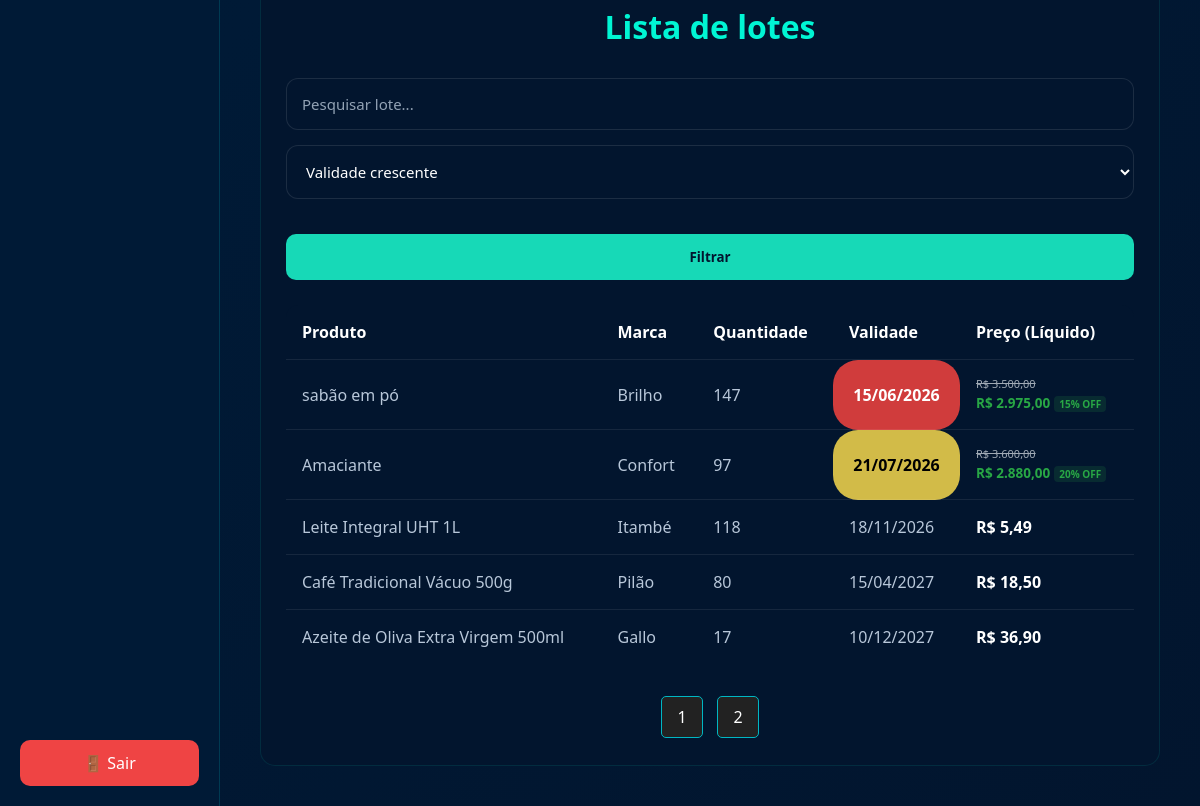
Page /painel_principal/consulta/consulta.php (signed in, lower part) on the earlier database version.
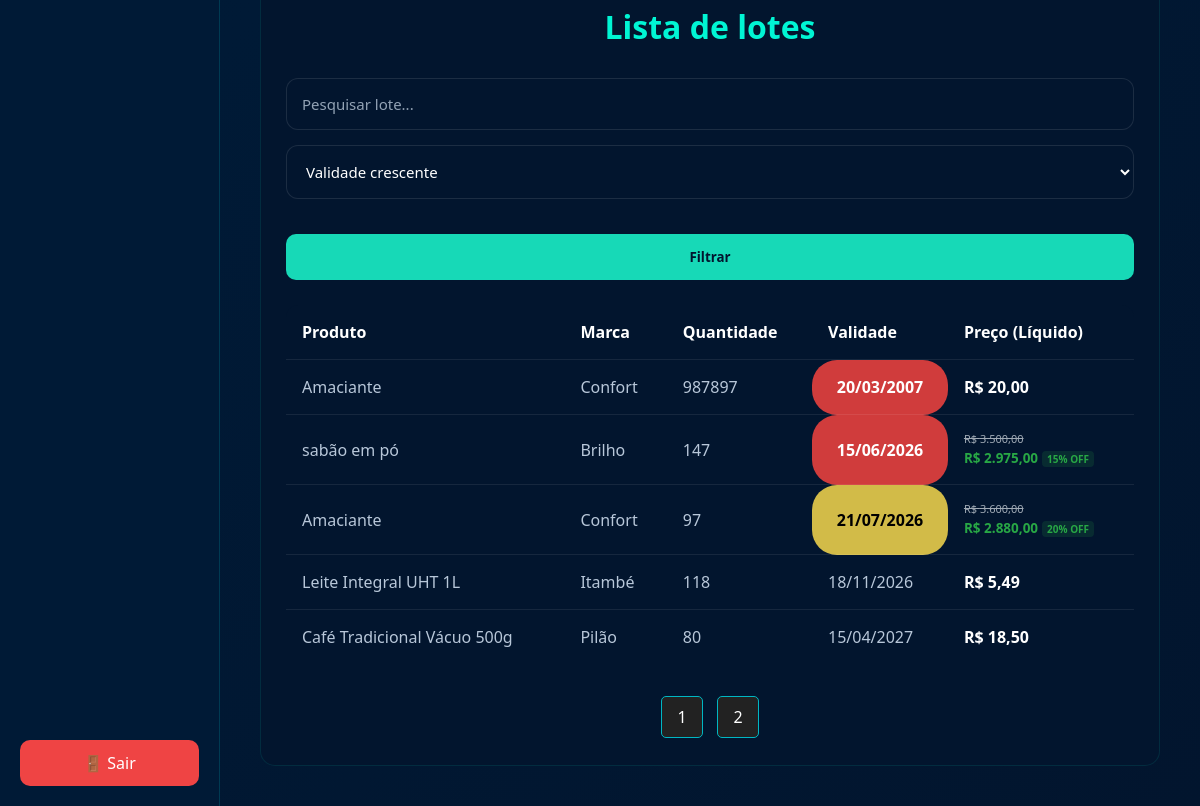
Same page on the later database version.
### tables this page shows
CREATE TABLE `produtoslotes` (
  `idlote` int(11) NOT NULL,
  `idproduto` int(11) NOT NULL,
  `quantidade` int(11) NOT NULL,
  `validade` date DEFAULT NULL,
  `criado_em` datetime DEFAULT CURRENT_TIMESTAMP,
  `criadopor_id` int(11) NOT NULL,
  `criadopor_nome` varchar(255) DEFAULT NULL,
  `idEmpresa` int(11) DEFAULT NULL,
  `numero_lote` varchar(50) NOT NULL,
  `preco_compra` decimal(10,2) NOT NULL DEFAULT '0.00',
  `preco_venda` decimal(10,2) NOT NULL DEFAULT '0.00',
  `desconto` decimal(5,2) NOT NULL DEFAULT '0.00',
  `status_lote` enum('normal','promocao','vencido') NOT NULL DEFAULT 'normal'
);

CREATE TABLE `produtos` (
  `idProduto` int(11) NOT NULL,
  `NomeProduto` varchar(100) NOT NULL,
  `MarcaProduto` varchar(100) NOT NULL,
  `Descricao` varchar(255) DEFAULT NULL,
  `idEmpresa` int(11) NOT NULL,
  `criadopor_nome` varchar(100) DEFAULT NULL,
  `criadoem` datetime DEFAULT CURRENT_TIMESTAMP,
  `criadopor_id` int(11) DEFAULT NULL,
  `preco_padrao_compra` decimal(10,2) NOT NULL DEFAULT '0.00',
  `preco_padrao_venda` decimal(10,2) NOT NULL DEFAULT '0.00',
  `estoque_minimo` int(11) NOT NULL DEFAULT '0'
);

### painel_principal/consulta/consulta_logica.php (the view, shortened to what this page needs)
<?php
include '../../funcoes/conexao.php';
$idEmpresa = $_SESSION['idEmpresa'];
$limite = 5;
?>
<?php
$pesquisa_lote =
isset($_GET['pesquisa_lote'])
? trim($_GET['pesquisa_lote'])
: "";
$ordenar_lotes =
isset($_GET['ordenar_lotes'])
? $_GET['ordenar_lotes']
: "validade_asc";
$pagina_lotes =
isset($_GET['pagina_lotes'])
? (int)$_GET['pagina_lotes']
: 1;
$inicio_lotes =
($pagina_lotes - 1) * $limite;
$where_lotes = "
WHERE produtos.idEmpresa = $idEmpresa
";
$orderByLotes = "produtoslotes.validade ASC";
switch($ordenar_lotes){
    case "validade_asc":
        $orderByLotes = "produtoslotes.validade ASC";
        break;
}
$sql_total_lotes = "
SELECT COUNT(*) AS total
FROM produtoslotes
INNER JOIN produtos
ON produtos.idProduto = produtoslotes.idproduto
$where_lotes
";
$resultado_total_lotes =
$conn->query($sql_total_lotes);
$total_lotes =
$resultado_total_lotes->fetch_assoc()['total'];
$total_paginas_lotes =
ceil($total_lotes / $limite);
$sql_lotes = "
SELECT
    produtos.NomeProduto,
    produtos.MarcaProduto,
    produtoslotes.quantidade,
    produtoslotes.validade,
    produtoslotes.preco_venda,
    produtoslotes.desconto
FROM produtoslotes
INNER JOIN produtos
ON produtos.idProduto = produtoslotes.idproduto
$where_lotes
ORDER BY $orderByLotes
LIMIT $inicio_lotes, $limite
";
$resultado_lotes =
$conn->query($sql_lotes);
?>
<div id="listaLotes">
<form method="GET" action="#listaLotes" class="filtros-form">
<input
type="text"
name="pesquisa_lote"
placeholder="Pesquisar lote..."
value="<?php echo htmlspecialchars($pesquisa_lote); ?>">
<select name="ordenar_lotes">
<option value="validade_asc" <?php if($ordenar_lotes == "validade_asc") echo "selected"; ?>>
Validade crescente
</option>
</select>
<button type="submit">
Filtrar
</button>
</form>
<?php
if($resultado_lotes->num_rows > 0){
    echo "<table>";
    echo "
    <tr>
        <th>Produto</th>
        <th>Marca</th>
        <th>Quantidade</th>
        <th>Validade</th>
        <th>Preço (Líquido)</th>
    </tr>
    ";
    while($lote = $resultado_lotes->fetch_assoc()){
        $classe = "";
        $hoje = new DateTime();
        $data_validade =
        new DateTime($lote['validade']);
        if($data_validade < $hoje){
            $classe = "vermelho-validade";
        }else{
            $dias =
            $hoje->diff($data_validade)->days;
            if($dias <= 0){
                $classe = "vermelho-validade";
            }
            elseif($dias <= 30){
                $classe = "amarelo-validade";
            }
        }
        $preco_original = (float)$lote['preco_venda'];
        $porcentagem_desconto = (float)$lote['desconto'];
        if ($porcentagem_desconto > 0) {
            $preco_calculado = $preco_original - ($preco_original * ($porcentagem_desconto / 100));
            $txt_original = number_format($preco_original, 2, ',', '.');
            $txt_calculado = number_format($preco_calculado, 2, ',', '.');
            $txt_pct = number_format($porcentagem_desconto, 0);
            $exibicao_preco = "<span style='text-decoration: line-through; color: #a0aab5; font-size: 11px; display: block;'>R$ $txt_original</span>";
            $exibicao_preco .= "<span style='color: #28a745; font-weight: bold; font-size: 13.5px;'>R$ $txt_calculado</span>";
            $exibicao_preco .= "<span style='background: rgba(40, 167, 69, 0.15); color: #28a745; padding: 1px 5px; border-radius: 4px; font-size: 10px; font-weight: bold; margin-left: 4px;'>$txt_pct% OFF</span>";
        } else {
            $txt_normal = number_format($preco_original, 2, ',', '.');
            $exibicao_preco = "<span style='font-weight: bold; color: #ffffff;'>R$ $txt_normal</span>";
        }
        echo "<tr>";
        echo "<td>".$lote['NomeProduto']."</td>";
        echo "<td>".$lote['MarcaProduto']."</td>";
        echo "<td>".$lote['quantidade']."</td>";
        echo "<td class='$classe'>".date("d/m/Y", strtotime($lote['validade']))."</td>";
        echo "<td>".$exibicao_preco."</td>";
        echo "</tr>";
    }
    echo "</table>";
    echo "<div class='paginacao'>";
    for($i = 1; $i <= $total_paginas_lotes; $i++){
echo "
<a href='?lista=lotes&pagina_lotes=$i&pesquisa_lote="
. urlencode($pesquisa_lote) .
"&ordenar_lotes=$ordenar_lotes#listaLotes'>
$i
</a>
";
    }
    echo "</div>";
}else{
    echo "<p>Nenhum lote cadastrado.</p>";
}
?>
</div>
<?php
$htmlListaLotes = ob_get_clean();
?>

### painel_principal/consulta/consulta.php (shortened to what this page needs)
<?php
require_once 'consulta_logica.php';
?>
<!DOCTYPE html>
<html lang="pt-br">
<head>
    <link rel="stylesheet"
    href="consulta.css">
</head>
<body>
    <div class="layout">
        <aside class="sidebar">
            <a href="../index.html"
               class="logout">
                🚪 Sair
            </a>
        </aside>
            <main class="main">
                <div class="lista-card">
                    <div class="area-listas">
                        <br>
                        <br>
                        <br>
                        <br>
                        <br>
                        <br>
                        <br>
                        <br>
                        <h1 class="titulo-lista">
                            Lista de lotes</h1>
                        <?= $htmlListaLotes ?>
                    </div>
                </div>
</main>
</div>
</body>
</html>

### painel_principal/consulta/consulta.css (style rules this page uses)
* { margin: 0; padding: 0; box-sizing: border-box; font-family: 'Segoe UI'; }
:root { --bg: #02152E; --sidebar: #001A36; --card: #001A36; --primary: #00F5D4; --secondary: #17D9B7; --border: #00B7C3; --text: #ffffff; --sub: #B8C7D9; }
html, body { height: 100vh !important; max-height: 100vh !important; overflow: hidden !important; margin: 0; padding: 0; }
body { background: linear-gradient( 135deg, #02152E 0%, #001A36 50%, #02152E 100% ); color: var(--text); display: flex; flex-direction: column; }
.layout { display: flex; height: calc(100vh - 70px) !important; width: 100%; overflow: hidden !important; }
.sidebar { width: 220px; background: var(--sidebar); padding: 20px; display: flex; flex-direction: column; justify-content: space-between; border-right: 1px solid rgba(0,183,195,0.2); height: 100% !important; flex-shrink: 0 !important; }
.logout { text-align: center; padding: 12px; background: #ef4444; border-radius: 10px; text-decoration: none; color: white; transition: .3s; }
.main { flex: 1; padding: 40px; height: 100% !important; overflow-y: auto !important; }
input, textarea, select { width:100%; background:#02152E; border:1px solid rgba(255,255,255,.10); border-radius:12px; padding:15px; color:white; font-size:15px; outline:none; transition:.3s; }
input::placeholder, textarea::placeholder { color:#93a3b5; }
button, input[type="submit"] { background:var(--secondary); color:#02152E; border:none; padding:14px 25px; border-radius:10px; font-weight:bold; cursor:pointer; transition:.3s; margin-top:20px; }
.area-listas { background:#02152E; border:1px solid rgba(0,245,212,.10); border-radius:15px; padding:25px; }
.filtros-form { display:grid; gap:15px; margin-bottom:25px; }
table { width:100%; border-collapse:collapse; margin-top:20px; overflow:hidden; border-radius:12px; }
table th { background:#02152E; color:white; text-align:left; padding:16px; }
table td { padding:16px; border-top:1px solid rgba(255,255,255,.08); color:var(--sub); }
.paginacao { display:flex; justify-content:center; align-items:center; flex-wrap:wrap; gap:10px; margin-top:30px; }
.paginacao a { min-width:42px; height:42px; display:flex; align-items:center; justify-content:center; text-decoration:none; background:#02152E; color:white; border:1px solid var(--border); border-radius:10px; transition:.3s; }
.lista-card { max-width:1300px; margin:0 auto; }
.area-listas { margin:auto; }
.titulo-lista { width:100%; text-align:center; color:var(--primary); font-size:32px; margin:20px 0 30px; font-weight:700; }

### painel_principal/consulta/consulta.php (style rules this page uses)
.vermelho-validade { background-color: #d03c3c; color: white; font-weight: bold; border-radius: 25px; text-align: center; }
.amarelo-validade { background-color: #d2bb48; color: black; font-weight: bold; border-radius: 25px; text-align: center; }
.paginacao a { padding: 6px 12px; background: #222; color: white; text-decoration: none; margin: 2px; border-radius: 5px; }

Differences in the rows shown:
no longer on this page (row edited): produtoslotes: idproduto.NomeProduto "Azeite de Oliva Extra Virgem 500ml", idproduto.MarcaProduto "Gallo", quantidade "17", validade "10/12/2027", preco_venda "36,90"
added produtoslotes: idproduto.NomeProduto "Amaciante", idproduto.MarcaProduto "Confort", quantidade "987897", validade "20/03/2007", preco_venda "20,00"
